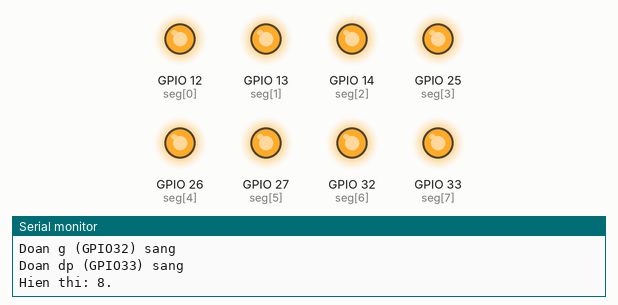
Recording of a sketch running on a simulated ESP32. Parts: output pins drawn as LEDs (lit = HIGH), the last lines printed to the serial monitor.

Above: at 6.6 s.
At 8.8 s:
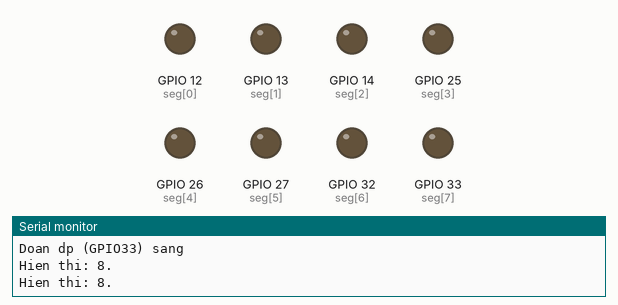
Timing chart, 0 to 9.6 s (numbered marks = the images above):
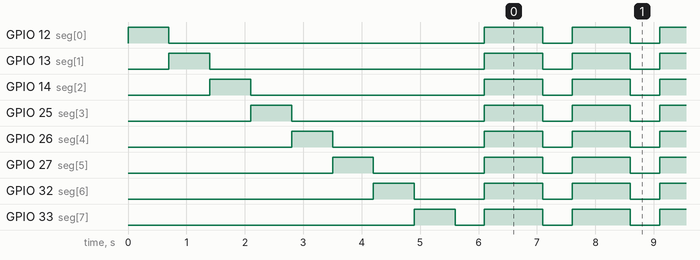

Measured:
- by itself, GPIO 33 (seg[7]): alternates HIGH for 1.0 s and LOW for 0.50 s
- by itself, GPIO 12 (seg[0]), GPIO 13 (seg[1]), GPIO 14 (seg[2]), GPIO 25 (seg[3]), GPIO 26 (seg[4]), GPIO 27 (seg[5]), GPIO 32 (seg[6]): repeats every 1.5 s: HIGH 1.0 s, LOW 0.50 s

The sketch:

node1_vuon_mqtt.ino
```cpp
// ===== Test LED 7 đoạn: hiển thị "8." =====
// Đổi thành false nếu dùng LED ANODE chung
#define COMMON_CATHODE true

//              a   b   c   d   e   f   g   dp
const int seg[8] = {12, 13, 14, 25, 26, 27, 32, 33};
const char* ten[8] = {"a","b","c","d","e","f","g","dp"};

#define ON  (COMMON_CATHODE ? HIGH : LOW)
#define OFF (COMMON_CATHODE ? LOW  : HIGH)

void tatHet() {
  for (int i = 0; i < 8; i++) digitalWrite(seg[i], OFF);
}

void batHet() {            // hiển thị "8."
  for (int i = 0; i < 8; i++) digitalWrite(seg[i], ON);
}

void setup() {
  Serial.begin(115200);
  for (int i = 0; i < 8; i++) {
    pinMode(seg[i], OUTPUT);
  }
  tatHet();

  // Bước 1: sáng từng đoạn để kiểm tra dây nối đúng chưa
  Serial.println("Test tung doan...");
  for (int i = 0; i < 8; i++) {
    tatHet();
    digitalWrite(seg[i], ON);
    Serial.printf("Doan %s (GPIO%d) sang\n", ten[i], seg[i]);
    delay(700);
  }
  tatHet();
  delay(500);
}

void loop() {
  // Bước 2: hiện "8." nhấp nháy
  batHet();
  Serial.println("Hien thi: 8.");
  delay(1000);

  tatHet();
  delay(500);
}
```
